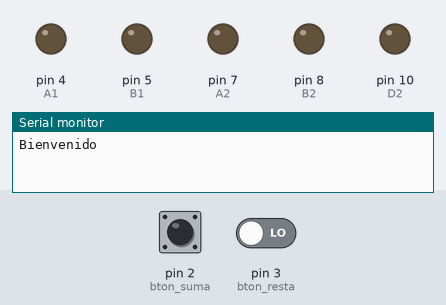
Bench run of a sketch on a simulated Arduino Uno, built with avr-gcc and run on an emulated ATmega328P. Parts: output pins drawn as LEDs (lit = HIGH), the last lines printed to the serial monitor. Dashed ring = blinking. The test bench sets the inputs (shaded band); at power-on: pin 2 (bton_suma) LOW, pin 3 (bton_resta) LOW. Pins used as bus, display or sensor lines are not drawn.

Above: at 1.2 s.
1.3 s: pin 2 (bton_suma) driven HIGH
At 1.6 s:
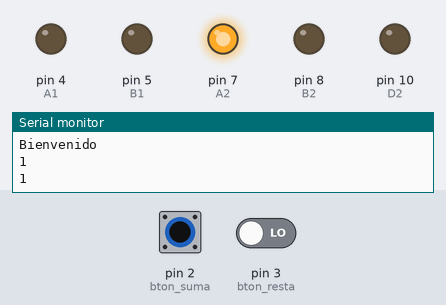
2.8 s: pin 3 (bton_resta) driven HIGH
At 3.9 s:
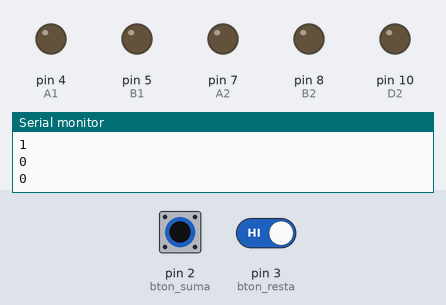
4.3 s: pin 2 (bton_suma) pulsed LOW 5 times (0.12 s each, 0.3 s apart)
At 5.17 s:
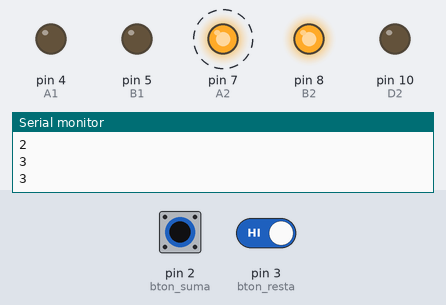
7.3 s: pin 2 (bton_suma) pulsed LOW 5 times (0.12 s each, 0.3 s apart)
At 9.1 s:
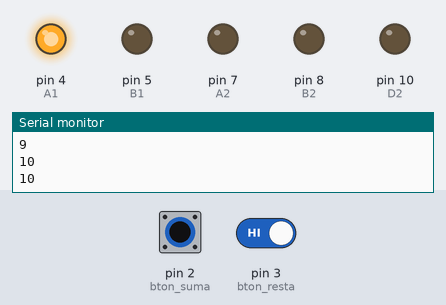
Timing chart, 0 to 10.6 s (numbered marks = the images above; inputs shaded):
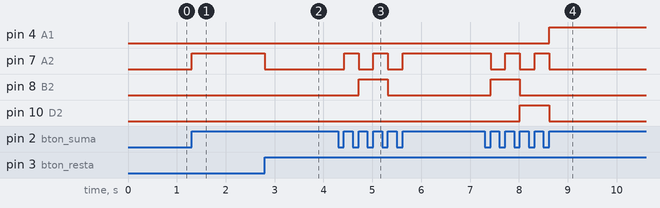

Measured:
- after the input at 1.3 s, pin 7 (A2): LOW → HIGH at once
- after the input at 2.8 s, pin 7 (A2): HIGH → LOW at once
- after the input at 4.3 s, pin 7 (A2): alternates HIGH for 0.30 s and LOW for 0.30 s, 5 changes in all, then stays HIGH, starting after 0.12 s; pin 8 (B2): LOW → HIGH after 0.42 s, → LOW 0.60 s later
- after the input at 7.3 s, pin 4 (A1): LOW → HIGH after 1.3 s; pin 7 (A2): alternates HIGH for 0.30 s and LOW for 0.30 s, 5 changes in all, then stays LOW, starting after 0.12 s; pin 8 (B2): LOW → HIGH after 0.12 s, → LOW 0.60 s later; pin 10 (D2): LOW → HIGH after 0.72 s, → LOW 0.60 s later

The sketch:

ISR_1_06.ino
```cpp
/*
 Fundación Kinal
 Centro Educativo Técnico Laboral Kinal
 Electrónica
 Grado: Quinto
 Sección: A
 Curso: Taller de Electrónica Digital y Reparación de Computadoras I
 Nombre: Luis Alexander Racanac Canahui
 Carné: 2022083
 Proyecto: Contador 0-50 con interrupciones
*/

// Directivas de preprocesador
#define A1 4
#define B1 5
#define C1 6
#define A2 7
#define B2 8
#define C2 9
#define D2 10
#define bton_suma 2
#define bton_resta 3
// Funciones ISR
void Resta();
void Suma();
// Variables
int i=0;
volatile static bool G = false;
void setup() {
  Serial.begin(9600); //Inicio la comunicación serial
  pinMode(A1, OUTPUT);
  pinMode(B1, OUTPUT);
  pinMode(C1, OUTPUT);
  pinMode(A2, OUTPUT);
  pinMode(B2, OUTPUT);
  pinMode(C2, OUTPUT);
  pinMode(D2, OUTPUT);
  pinMode(bton_suma, INPUT);
  pinMode(bton_resta, INPUT);
  attachInterrupt(digitalPinToInterrupt(bton_suma), Suma, RISING);
  attachInterrupt(digitalPinToInterrupt(bton_resta), Resta, RISING);
  Serial.println("Bienvenido");
}

void loop() {
 if(G==true){
  G = false;
   if(i<0){
  i=50;
 }
  if(i>50){
  i=0;
 }
  Serial.println(i);
  switch(i){
  case 0:
    digitalWrite(A1, LOW);
    digitalWrite(B1, LOW);
    digitalWrite(C1, LOW);
    digitalWrite(A2, LOW);
    digitalWrite(B2, LOW);
    digitalWrite(C2, LOW);
    digitalWrite(D2, LOW);
    break;
  case 1:
    digitalWrite(A1, LOW);
    digitalWrite(B1, LOW);
    digitalWrite(C1, LOW);
    digitalWrite(A2, HIGH);
    digitalWrite(B2, LOW);
    digitalWrite(C2, LOW);
    digitalWrite(D2, LOW);
    break;
  case 2:
    digitalWrite(A1, LOW);
    digitalWrite(B1, LOW);
    digitalWrite(C1, LOW);
    digitalWrite(A2, LOW);
    digitalWrite(B2, HIGH);
    digitalWrite(C2, LOW);
    digitalWrite(D2, LOW);
    break;
  case 3:
    digitalWrite(A1, LOW);
    digitalWrite(B1, LOW);
    digitalWrite(C1, LOW);
    digitalWrite(A2, HIGH);
    digitalWrite(B2, HIGH);
    digitalWrite(C2, LOW);
    digitalWrite(D2, LOW);
    break;
  case 4:
    digitalWrite(A1, LOW);
    digitalWrite(B1, LOW);
    digitalWrite(C1, LOW);
    digitalWrite(A2, LOW);
    digitalWrite(B2, LOW);
    digitalWrite(C2, HIGH);
    digitalWrite(D2, LOW);
    break;
  case 5:
    digitalWrite(A1, LOW);
    digitalWrite(B1, LOW);
    digitalWrite(C1, LOW);
    digitalWrite(A2, HIGH);
    digitalWrite(B2, LOW);
    digitalWrite(C2, HIGH);
    digitalWrite(D2, LOW);
    break;
  case 6:
    digitalWrite(A1, LOW);
    digitalWrite(B1, LOW);
    digitalWrite(C1, LOW);
    digitalWrite(A2, LOW);
    digitalWrite(B2, HIGH);
    digitalWrite(C2, HIGH);
    digitalWrite(D2, LOW);
    break;
  case 7:
    digitalWrite(A1, LOW);
    digitalWrite(B1, LOW);
    digitalWrite(C1, LOW);
    digitalWrite(A2, HIGH);
    digitalWrite(B2, HIGH);
    digitalWrite(C2, HIGH);
    digitalWrite(D2, LOW);
    break;
  case 8:
    digitalWrite(A1, LOW);
    digitalWrite(B1, LOW);
    digitalWrite(C1, LOW);
    digitalWrite(A2, LOW);
    digitalWrite(B2, LOW);
    digitalWrite(C2, LOW);
    digitalWrite(D2, HIGH);
    break;
  case 9:
    digitalWrite(A1, LOW);
    digitalWrite(B1, LOW);
    digitalWrite(C1, LOW);
    digitalWrite(A2, HIGH);
    digitalWrite(B2, LOW);
    digitalWrite(C2, LOW);
    digitalWrite(D2, HIGH);
    break;
  case 10:
    digitalWrite(A1, HIGH);
    digitalWrite(B1, LOW);
    digitalWrite(C1, LOW);
    digitalWrite(A2, LOW);
    digitalWrite(B2, LOW);
    digitalWrite(C2, LOW);
    digitalWrite(D2, LOW);
    break;
  case 11:
    digitalWrite(A1, HIGH);
    digitalWrite(B1, LOW);
    digitalWrite(C1, LOW);
    digitalWrite(A2, HIGH);
    digitalWrite(B2, LOW);
    digitalWrite(C2, LOW);
    digitalWrite(D2, LOW);
    break;
 case 12:
    digitalWrite(A1, HIGH);
    digitalWrite(B1, LOW);
    digitalWrite(C1, LOW);
    digitalWrite(A2, LOW);
    digitalWrite(B2, HIGH);
    digitalWrite(C2, LOW);
    digitalWrite(D2, LOW);
    break;
 case 13:
    digitalWrite(A1, HIGH);
    digitalWrite(B1, LOW);
    digitalWrite(C1, LOW);
    digitalWrite(A2, HIGH);
    digitalWrite(B2, HIGH);
    digitalWrite(C2, LOW);
    digitalWrite(D2, LOW);
    break;
 case 14:
    digitalWrite(A1, HIGH);
    digitalWrite(B1, LOW);
    digitalWrite(C1, LOW);
    digitalWrite(A2, LOW);
    digitalWrite(B2, LOW);
    digitalWrite(C2, HIGH);
    digitalWrite(D2, LOW);
    break;
 case 15:
    digitalWrite(A1, HIGH);
    digitalWrite(B1, LOW);
    digitalWrite(C1, LOW);
    digitalWrite(A2, HIGH);
    digitalWrite(B2, LOW);
    digitalWrite(C2, HIGH);
    digitalWrite(D2, LOW);
    break;
 case 16:
    digitalWrite(A1, HIGH);
    digitalWrite(B1, LOW);
    digitalWrite(C1, LOW);
    digitalWrite(A2, LOW);
    digitalWrite(B2, HIGH);
    digitalWrite(C2, HIGH);
    digitalWrite(D2, LOW);
    break;
 case 17:
    digitalWrite(A1, HIGH);
    digitalWrite(B1, LOW);
    digitalWrite(C1, LOW);
    digitalWrite(A2, HIGH);
    digitalWrite(B2, HIGH);
    digitalWrite(C2, HIGH);
    digitalWrite(D2, LOW);
    break;
 case 18:
    digitalWrite(A1, HIGH);
    digitalWrite(B1, LOW);
    digitalWrite(C1, LOW);
    digitalWrite(A2, LOW);
    digitalWrite(B2, LOW);
    digitalWrite(C2, LOW);
    digitalWrite(D2, HIGH);
    break;
 case 19:
    digitalWrite(A1, HIGH);
    digitalWrite(B1, LOW);
    digitalWrite(C1, LOW);
    digitalWrite(A2, HIGH);
    digitalWrite(B2, LOW);
    digitalWrite(C2, LOW);
    digitalWrite(D2, HIGH);
    break;
 case 20:
    digitalWrite(A1, LOW);
    digitalWrite(B1, HIGH);
    digitalWrite(C1, LOW);
    digitalWrite(A2, LOW);
    digitalWrite(B2, LOW);
    digitalWrite(C2, LOW);
    digitalWrite(D2, LOW);
    break;
 case 21:
    digitalWrite(A1, LOW);
    digitalWrite(B1, HIGH);
    digitalWrite(C1, LOW);
    digitalWrite(A2, HIGH);
    digitalWrite(B2, LOW);
    digitalWrite(C2, LOW);
    digitalWrite(D2, LOW);
    break;
 case 22:
    digitalWrite(A1, LOW);
    digitalWrite(B1, HIGH);
    digitalWrite(C1, LOW);
    digitalWrite(A2, LOW);
    digitalWrite(B2, HIGH);
    digitalWrite(C2, LOW);
    digitalWrite(D2, LOW);
    break;
 case 23:
    digitalWrite(A1, LOW);
    digitalWrite(B1, HIGH);
    digitalWrite(C1, LOW);
    digitalWrite(A2, HIGH);
    digitalWrite(B2, HIGH);
    digitalWrite(C2, LOW);
    digitalWrite(D2, LOW);
    break;
 case 24:
    digitalWrite(A1, LOW);
    digitalWrite(B1, HIGH);
    digitalWrite(C1, LOW);
    digitalWrite(A2, LOW);
    digitalWrite(B2, LOW);
    digitalWrite(C2, HIGH);
    digitalWrite(D2, LOW);
    break;
 case 25:
    digitalWrite(A1, LOW);
    digitalWrite(B1, HIGH);
    digitalWrite(C1, LOW);
    digitalWrite(A2, HIGH);
    digitalWrite(B2, LOW);
    digitalWrite(C2, HIGH);
    digitalWrite(D2, LOW);
    break;
 case 26:
    digitalWrite(A1, LOW);
    digitalWrite(B1, HIGH);
    digitalWrite(C1, LOW);
    digitalWrite(A2, LOW);
    digitalWrite(B2, HIGH);
    digitalWrite(C2, HIGH);
    digitalWrite(D2, LOW);
    break;
 case 27:
    digitalWrite(A1, LOW);
    digitalWrite(B1, HIGH);
    digitalWrite(C1, LOW);
    digitalWrite(A2, HIGH);
    digitalWrite(B2, HIGH);
    digitalWrite(C2, HIGH);
    digitalWrite(D2, LOW);
    break;
 case 28:
    digitalWrite(A1, LOW);
    digitalWrite(B1, HIGH);
    digitalWrite(C1, LOW);
    digitalWrite(A2, LOW);
    digitalWrite(B2, LOW);
    digitalWrite(C2, LOW);
    digitalWrite(D2, HIGH);
    break;
 case 29:
    digitalWrite(A1, LOW);
    digitalWrite(B1, HIGH);
    digitalWrite(C1, LOW);
    digitalWrite(A2, HIGH);
    digitalWrite(B2, LOW);
    digitalWrite(C2, LOW);
    digitalWrite(D2, HIGH);
    break;
 case 30:
    digitalWrite(A1, HIGH);
    digitalWrite(B1, HIGH);
    digitalWrite(C1, LOW);
    digitalWrite(A2, LOW);
    digitalWrite(B2, LOW);
    digitalWrite(C2, LOW);
    digitalWrite(D2, LOW);
    break;
 case 31:
    digitalWrite(A1, HIGH);
    digitalWrite(B1, HIGH);
    digitalWrite(C1, LOW);
    digitalWrite(A2, HIGH);
    digitalWrite(B2, LOW);
    digitalWrite(C2, LOW);
    digitalWrite(D2, LOW);
    break;
 case 32:
    digitalWrite(A1, HIGH);
    digitalWrite(B1, HIGH);
    digitalWrite(C1, LOW);
    digitalWrite(A2, LOW);
    digitalWrite(B2, HIGH);
    digitalWrite(C2, LOW);
    digitalWrite(D2, LOW);
    break;
 case 33:
    digitalWrite(A1, HIGH);
    digitalWrite(B1, HIGH);
    digitalWrite(C1, LOW);
    digitalWrite(A2, HIGH);
    digitalWrite(B2, HIGH);
    digitalWrite(C2, LOW);
    digitalWrite(D2, LOW);
    break;
 case 34:
    digitalWrite(A1, HIGH);
    digitalWrite(B1, HIGH);
    digitalWrite(C1, LOW);
    digitalWrite(A2, LOW);
    digitalWrite(B2, LOW);
    digitalWrite(C2, HIGH);
    digitalWrite(D2, LOW);
    break;
 case 35:
    digitalWrite(A1, HIGH);
    digitalWrite(B1, HIGH);
    digitalWrite(C1, LOW);
    digitalWrite(A2, HIGH);
    digitalWrite(B2, LOW);
    digitalWrite(C2, HIGH);
    digitalWrite(D2, LOW);
    break;
 case 36:
    digitalWrite(A1, HIGH);
    digitalWrite(B1, HIGH);
    digitalWrite(C1, LOW);
    digitalWrite(A2, LOW);
    digitalWrite(B2, HIGH);
    digitalWrite(C2, HIGH);
    digitalWrite(D2, LOW);
    break;
 case 37:
    digitalWrite(A1, HIGH);
    digitalWrite(B1, HIGH);
    digitalWrite(C1, LOW);
    digitalWrite(A2, HIGH);
    digitalWrite(B2, HIGH);
    digitalWrite(C2, HIGH);
    digitalWrite(D2, LOW);
    break;
 case 38:
    digitalWrite(A1, HIGH);
    digitalWrite(B1, HIGH);
    digitalWrite(C1, LOW);
    digitalWrite(A2, LOW);
    digitalWrite(B2, LOW);
    digitalWrite(C2, LOW);
    digitalWrite(D2, HIGH);
    break;
 case 39:
    digitalWrite(A1, HIGH);
    digitalWrite(B1, HIGH);
    digitalWrite(C1, LOW);
    digitalWrite(A2, HIGH);
    digitalWrite(B2, LOW);
    digitalWrite(C2, LOW);
    digitalWrite(D2, HIGH);
    break;
 case 40:
    digitalWrite(A1, LOW);
    digitalWrite(B1, LOW);
    digitalWrite(C1, HIGH);
    digitalWrite(A2, LOW);
    digitalWrite(B2, LOW);
    digitalWrite(C2, LOW);
    digitalWrite(D2, LOW);
    break;
 case 41:
    digitalWrite(A1, LOW);
    digitalWrite(B1, LOW);
    digitalWrite(C1, HIGH);
    digitalWrite(A2, HIGH);
    digitalWrite(B2, LOW);
    digitalWrite(C2, LOW);
    digitalWrite(D2, LOW);
    break;
 case 42:
    digitalWrite(A1, LOW);
    digitalWrite(B1, LOW);
    digitalWrite(C1, HIGH);
    digitalWrite(A2, LOW);
    digitalWrite(B2, HIGH);
    digitalWrite(C2, LOW);
    digitalWrite(D2, LOW);
    break;
 case 43:
    digitalWrite(A1, LOW);
    digitalWrite(B1, LOW);
    digitalWrite(C1, HIGH);
    digitalWrite(A2, HIGH);
    digitalWrite(B2, HIGH);
    digitalWrite(C2, LOW);
    digitalWrite(D2, LOW);
    break;
 case 44:
    digitalWrite(A1, LOW);
    digitalWrite(B1, LOW);
    digitalWrite(C1, HIGH);
    digitalWrite(A2, LOW);
    digitalWrite(B2, LOW);
    digitalWrite(C2, HIGH);
    digitalWrite(D2, LOW);
    break;
 case 45:
    digitalWrite(A1, LOW);
    digitalWrite(B1, LOW);
    digitalWrite(C1, HIGH);
    digitalWrite(A2, HIGH);
    digitalWrite(B2, LOW);
    digitalWrite(C2, HIGH);
    digitalWrite(D2, LOW);
    break;
 case 46:
    digitalWrite(A1, LOW);
    digitalWrite(B1, LOW);
    digitalWrite(C1, HIGH);
    digitalWrite(A2, LOW);
    digitalWrite(B2, HIGH);
    digitalWrite(C2, HIGH);
    digitalWrite(D2, LOW);
    break;
 case 47:
    digitalWrite(A1, LOW);
    digitalWrite(B1, LOW);
    digitalWrite(C1, HIGH);
    digitalWrite(A2, HIGH);
    digitalWrite(B2, HIGH);
    digitalWrite(C2, HIGH);
    digitalWrite(D2, LOW);
    break;
 case 48:
    digitalWrite(A1, LOW);
    digitalWrite(B1, LOW);
    digitalWrite(C1, HIGH);
    digitalWrite(A2, LOW);
    digitalWrite(B2, LOW);
    digitalWrite(C2, LOW);
    digitalWrite(D2, HIGH);
    break;
 case 49:
    digitalWrite(A1, LOW);
    digitalWrite(B1, LOW);
    digitalWrite(C1, HIGH);
    digitalWrite(A2, HIGH);
    digitalWrite(B2, LOW);
    digitalWrite(C2, LOW);
    digitalWrite(D2, HIGH);
    break;
 case 50:
    digitalWrite(A1, HIGH);
    digitalWrite(B1, LOW);
    digitalWrite(C1, HIGH);
    digitalWrite(A2, LOW);
    digitalWrite(B2, LOW);
    digitalWrite(C2, LOW);
    digitalWrite(D2, LOW);
  }
 }

}


void Suma(){
 G = true;
 i = i + 1;
 Serial.println(i);
}
void Resta(){
  G = true;
 i = i - 1;
 Serial.println(i);
}
```
